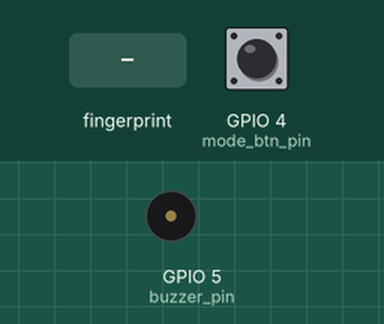
Bench run of a sketch on a simulated ESP8266 (NodeMCU). Shown: buzzer (waves = sounding, pin HIGH). Inputs (shaded band) come from the test bench; at power-on: GPIO 4 (mode_btn_pin) HIGH. WiFi joins after 1.5 s; servers stay silent unless stated; uploads are accepted with an empty reply; what the sketch prints to the serial monitor is not drawn.

Above: at 3.7 s.
3.8 s: GPIO 4 (mode_btn_pin) pulled LOW for 0.15 s
5.4 s: finger stored as number 1 placed on the sensor
Timing chart, 0 to 8.4 s (numbered marks = the images above; inputs shaded):
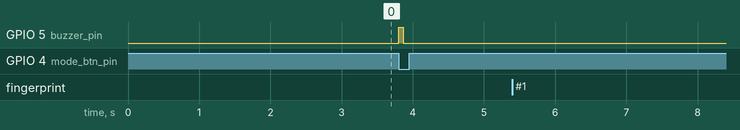

The sketch:

VTE8788.ino
```cpp
#include "Operation.h"

String fingerprint, payload, response;

void setup() {
  Serial.begin(9600);
  nextion_serial.begin(9600);

  initializeFingerprint();
  initializeOperations();
  initializeWIFI();
}

void loop() {
  while(mode == "registration"){
    fingerprint = getFingerprintID();

    Serial.println("Obtain from FP: " + String(fingerprint));

    if(fingerprint.startsWith("printID")){
      uint8_t colon_index = fingerprint.indexOf(':');
      if(colon_index != -1){
        fingerprint =  fingerprint.substring(colon_index + 1);

        Serial.println("Fingerprint: " + String(fingerprint));

        json_object["fingerprint_id"] = fingerprint.toInt();
        payload = JSON.stringify(json_object);
        response = postRequest(payload);

        Serial.println("Response to screen: " + response);
        // sendDataToNextion(response);
      }
    }
  }

  // payload = receiveDataFromNextion();
  // response = postRequest(payload);

  // json_object = JSON.parse(response);
  // if((bool) json_object["success"])  sendDataToNextion("success");
  // else sendDataToNextion("fail");
}
```

Communication.h
```cpp
#include "FingerPrint.h"
#include <ESP8266WiFi.h>
#include <ESP8266HTTPClient.h>
#include <Arduino_JSON.h>

JSONVar json_object;

const char* ssid = "Civilian Teachers SKUA";
const char* password = "civilian1234";
const char* serverUrl = "http://64.23.247.79:8000/api/fingerprint/update";

String http_response = "";
String nextion_message;
int httpResponseCode;

void initializeWIFI() {
  WiFi.begin(ssid, password);
  Serial.print("Connecting to Wi-Fi");
  while (WiFi.status() != WL_CONNECTED) {
    delay(500);
    Serial.print(".");
  }
  Serial.println("Connected to Wi-Fi");
}

String postRequest(String payload) {
  WiFiClient client;
  HTTPClient http;
  http.begin(client, serverUrl);

  http.addHeader("Content-Type", "application/json");
  httpResponseCode = http.POST(payload);
  http_response = http.getString();
  http.end();

  Serial.println("HTTP Response code: " + String(httpResponseCode));
  Serial.println("HTTP Response string: " + String(http_response));

  json_object = JSON.parse(http_response);

  if ((bool)json_object["success"]) return "success";
  else return "fail";
}


void sendDataToNextion(String data) {
  nextion_serial.listen();
  if (nextion_serial.isListening()) {
    nextion_serial.print(data);
    nextion_serial.write(0xfff);
    nextion_serial.write(0xfff);
    nextion_serial.write(0xfff);
  }
}

String receiveDataFromNextion() {
  nextion_serial.listen();
  nextion_message = "";
  if (nextion_serial.isListening()) {
    if (nextion_serial.available()) {
      delay(50);
      while (nextion_serial.available()) {
        nextion_message += char(nextion_serial.read());
      }
    }
  }
  return nextion_message;
}
```

FingerPrint.h
```cpp
#include <Adafruit_Fingerprint.h>
#include <SoftwareSerial.h>

SoftwareSerial nextion_serial(14, 16);
SoftwareSerial fingerprint_serial(13, 12);
Adafruit_Fingerprint finger = Adafruit_Fingerprint(&fingerprint_serial);


uint8_t fingerprint_data;

void initializeFingerprint() {
  fingerprint_serial.listen();
  if (fingerprint_serial.isListening()) {
    finger.begin(57600);
    delay(5);
    if (finger.verifyPassword()) {
      Serial.println("Found fingerprint sensor!");
    } else {
      Serial.println("Did not find fingerprint sensor :(");
      while (1) { delay(1); }
    }
  } else Serial.println("Fail to listen to FingerPrint serial");
}

String getFingerprintID() {
  Serial.println("Waiting for valid fingerprint...");

  fingerprint_serial.listen();
  if (fingerprint_serial.isListening()) {
    fingerprint_data = finger.getImage();
    if (fingerprint_data != FINGERPRINT_OK) return "Fail to get finger image";

    fingerprint_data = finger.image2Tz();
    if (fingerprint_data != FINGERPRINT_OK) return "Fail to convert finger image to ID";

    fingerprint_data = finger.fingerFastSearch();
    if (fingerprint_data == FINGERPRINT_OK)
      return "printID:" + String(finger.fingerID);
    else return "Fail to get printID";
  }

  return "Fail to listen";
}
```

Operation.h
```cpp
#include "Communication.h"

uint8_t buzzer_pin = 5, mode_btn_pin = 4;
String mode = "operation";

void changeMode(){
  digitalWrite(buzzer_pin, HIGH);

  if(mode == "operation") mode = "registration";
  else mode = "operation";

  delayMicroseconds(65535);
  digitalWrite(buzzer_pin, LOW);
}

void initializeOperations(){
  pinMode(buzzer_pin, OUTPUT);
  pinMode(mode_btn_pin, INPUT_PULLUP);
  attachInterrupt(digitalPinToInterrupt(mode_btn_pin), changeMode, FALLING);
}
```

Measured:
- after the input at 3.8 s, GPIO 5 (buzzer_pin): LOW → HIGH at once, → LOW 0.07 s later
- after the input at 5.4 s, every drawn part: stays the same
